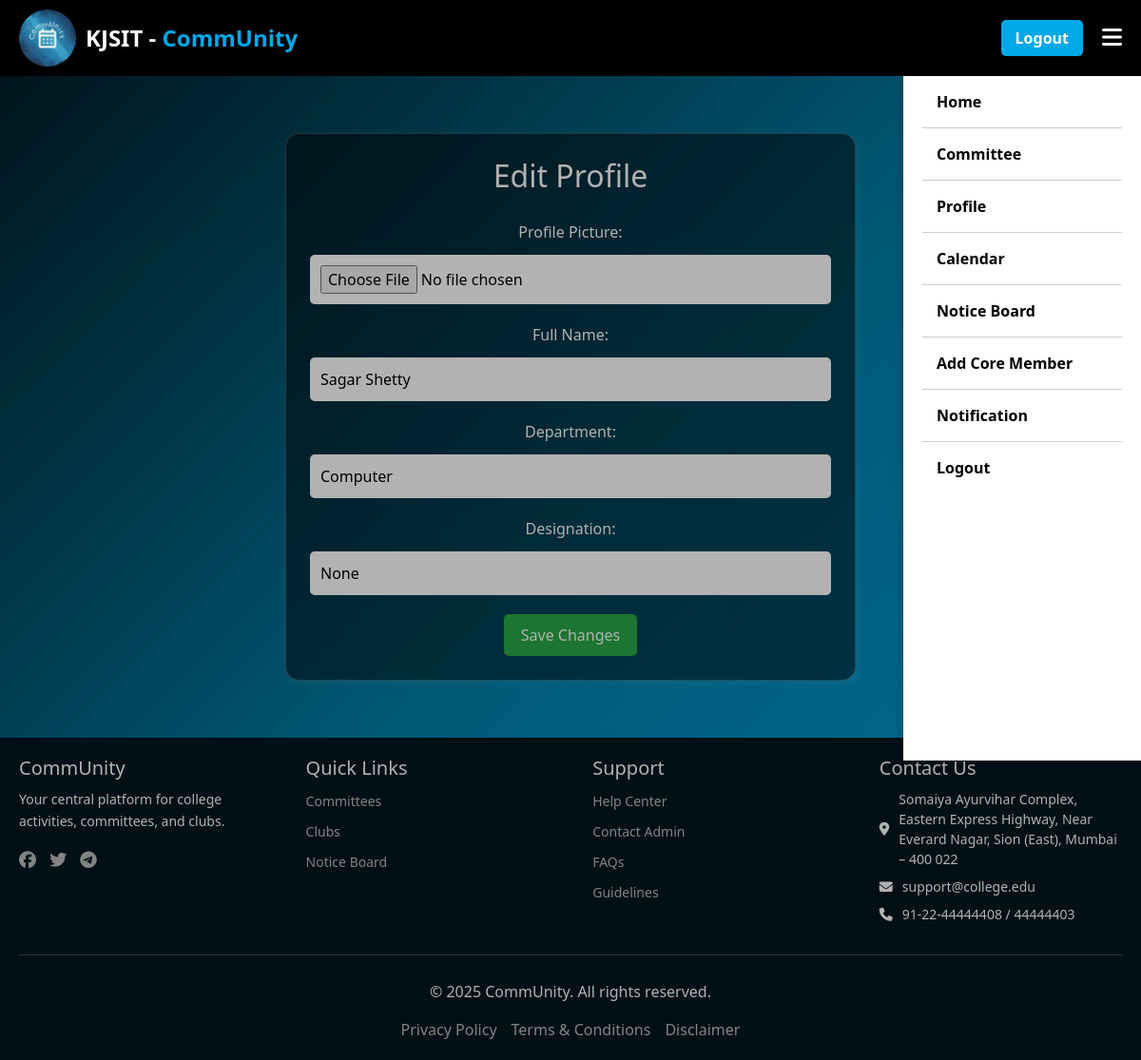
/edit_profile/ (signed in), run on an earlier commit of the app's database.
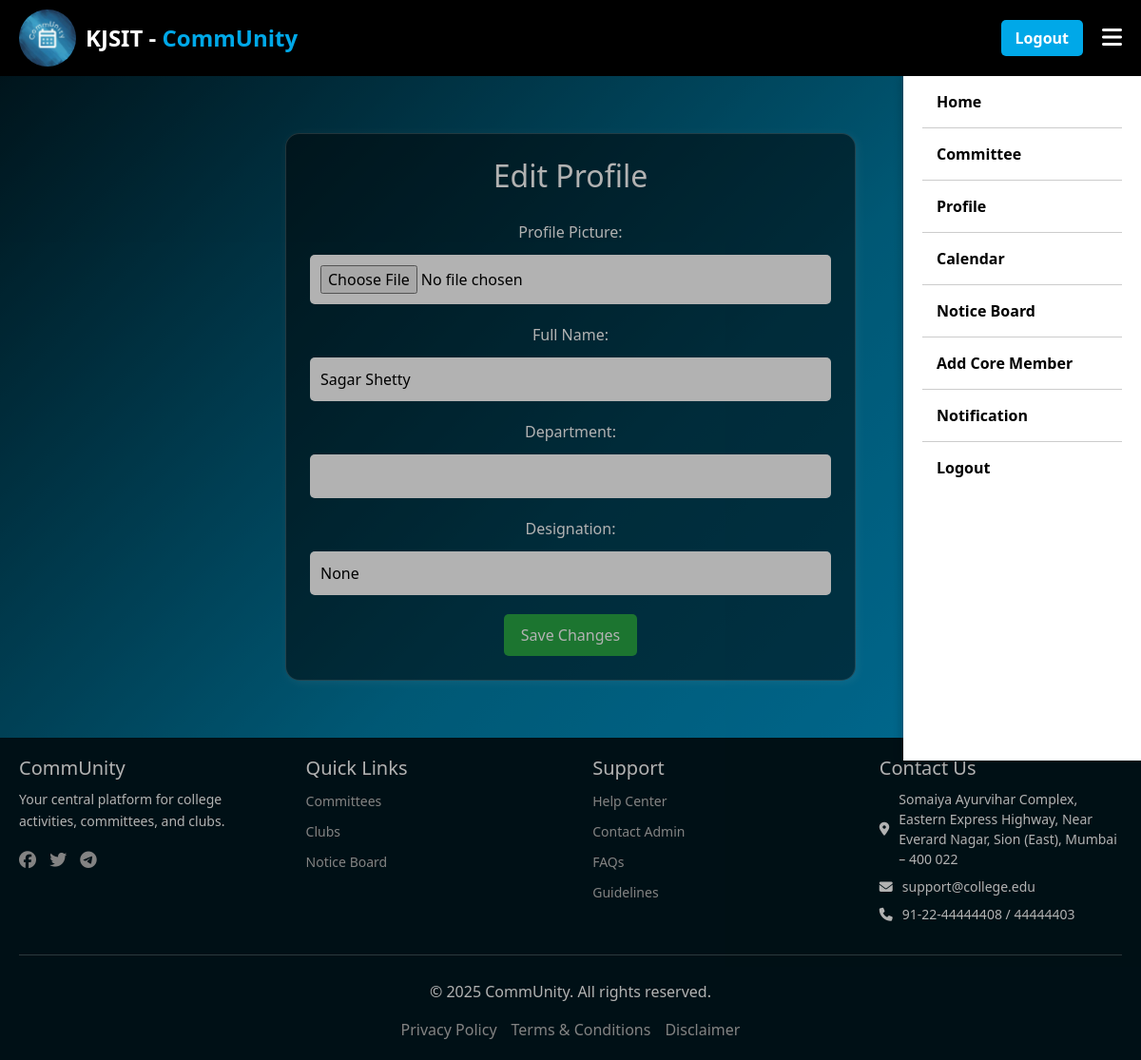
And on a later commit of the database.
### Login/models.py (models this page shows, shortened)
class UserProfile(models.Model):
    ROLE_CHOICES = (
        ('faculty', 'Faculty'),
        ('core_member', 'Core Member'),
        ('member', 'Member'),
        ('non_participating', 'Non Participating')
    )
    id = models.OneToOneField(settings.AUTH_USER_MODEL, on_delete=models.CASCADE, primary_key=True)
    ssv_id = models.IntegerField(null=True, blank=True, unique=True)  # New field
    full_name = models.CharField(max_length=255)
    role = models.CharField(max_length=20, choices=ROLE_CHOICES,default='non_participating')
    profile_picture = models.ImageField(upload_to='profile_pics/', default='profile_pics/default.jpg',null=True, blank=True)
    created_at = models.DateTimeField(auto_now_add=True)
    updated_at = models.DateTimeField(auto_now=True)
    preferences = models.JSONField(default=list,null=True,blank=True) # New field for preferences

### faculty/models.py (models this page shows, shortened)
class Faculty(models.Model):
    id = models.OneToOneField(UserProfile, on_delete=models.CASCADE, primary_key=True)
    department = models.CharField(max_length=100)
    designation = models.CharField(max_length=100,null=True,blank=True)
    locked_dates = models.JSONField(null=True,blank=True)
    permissions = models.JSONField(default=list,null=True,blank=True)

### Login/views.py (the view, shortened to what this page needs)
# urls.py: path('edit_profile/', views.edit_profile, name='edit_profile'),
def edit_profile(request):
    user = request.user
    user_profile = UserProfile.objects.get(id=user)
    faculty = None
    core_member = None
    member = None
    if user_profile.role == 'faculty':
        faculty = Faculty.objects.filter(id=user_profile).first()
    elif user_profile.role == 'core_member':
        core_member = CoreMember.objects.filter(id=user_profile).first()
    elif user_profile.role == 'member':
        member = Member.objects.filter(id=user_profile).first()
    context = {
        'user': user,
        'user_profile': user_profile,
        'faculty': faculty,
        'core_member': core_member,
        'member': member
    }
    return render(request, 'account/edit_profile.html', context)

### Login/templates/account/edit_profile.html (shortened to what this page needs)
{% extends "base.html" %}
{% block content %}
<div class="edit-profile-container">
    <h2>Edit Profile</h2>
    <form method="POST" enctype="multipart/form-data">
        <label for="profile_picture">Profile Picture:</label>
        <input type="file" name="profile_picture" id="profile_picture">
        <label for="full_name">Full Name:</label>
        <input type="text" name="full_name" id="full_name" value="{{ user_profile.full_name }}">
        {% if user_profile.role == "faculty" %}
            <label for="department">Department:</label>
            <input type="text" name="department" id="department" value="{{ faculty.department }}">
            <label for="designation">Designation:</label>
            <input type="text" name="designation" id="designation" value="{{ faculty.designation }}">
        {% elif user_profile.role == "core_member" %}
            <label for="club">Club:</label>
            <input type="text" name="club" id="club" value="{{ core_member.club }}">
            <label for="position">Position:</label>
            <input type="text" name="position" id="position" value="{{ core_member.position }}">
        {% elif user_profile.role == "member" %}
            <label for="club">Club:</label>
            <input type="text" name="club" id="club" value="{{ member.club }}">
            <label for="position">Position:</label>
            <input type="text" name="position" id="position" value="{{ member.position }}">
        {% endif %}
        <button type="submit" class="save-button">Save Changes</button>
    </form>
</div>
{% endblock content %}

### faculty/templates/base.html (shortened to what this page needs)
{% load static %}
<!DOCTYPE html>
<html lang="en">
<head>
    <link rel="stylesheet" href="{% static 'css/base.css' %}">
    <link href="https://cdn.jsdelivr.net/npm/bootstrap@5.3.2/dist/css/bootstrap.min.css" rel="stylesheet">
    <link rel="stylesheet" href="https://cdnjs.cloudflare.com/ajax/libs/font-awesome/6.5.1/css/all.min.css" />
</head>
<body>
    <header>
        <nav>
            <div class="logo-container">
                <img src="{% static 'images/logo.jpeg' %}" alt="CommUnity Logo" class="full-width-logo">
                <div class="logo">KJSIT - <span>CommUnity</span></div>
                <ul>
                    <li><a href="{% url 'account_logout' %}" class="logout-btn">Logout</a></li>
                </ul>
                <div>
                <i class="fas fa-bars sidebar-toggle"></i>
                </div>
            </div>
        </nav>
    </header>
    <div class="sidebar">
        <div>
            <a href="/faculty">Home</a>
            <a href="/faculty/committee">Committee</a>
            <a href="/faculty/profile">Profile</a>
            <a href="#">Calendar</a>
            <a href="#">Notice Board</a>
            <a href="/faculty/add_core_member">Add Core Member</a>
        </div>
        <div class="options">
            <a href="/faculty/approve_clubs">Notification</a>
            <a href="{% url 'account_logout' %}">Logout</a>
        </div>
    </div>
    <div class="content">
        {% block content %}{% endblock content %}
    </div>
    <footer>
        <div class="footer-container">
            <div class="footer-section">
                <h3>CommUnity</h3>
                <p>Your central platform for college activities, committees, and clubs.</p>
                <div class="social-icons">
                    <a href="#"><i class="fab fa-facebook"></i></a>
                    <a href="#"><i class="fab fa-twitter"></i></a>
                    <a href="#"><i class="fab fa-telegram"></i></a>
                </div>
            </div>
            <div class="footer-section">
                <h3>Quick Links</h3>
                <ul>
                    <li><a href="{% url 'committees_list' %}">Committees</a></li>
                    <li><a href="{% url 'club_list' %}">Clubs</a></li>
                    <li><a href="#notice-board">Notice Board</a></li>
                </ul>
            </div>
            <div class="footer-section">
                <h3>Support</h3>
                <ul>
                    <li><a href="#">Help Center</a></li>
                    <li><a href="#">Contact Admin</a></li>
                    <li><a href="#">FAQs</a></li>
                    <li><a href="#">Guidelines</a></li>
                </ul>
            </div>
            <div class="footer-section">
                <h3>Contact Us</h3>
                <ul class="contact-info">
                    <li><i class="fas fa-map-marker-alt"></i> Somaiya Ayurvihar Complex, Eastern Express Highway, Near Everard Nagar, Sion (East), Mumbai – 400 022</li>
                    <li><i class="fas fa-envelope"></i> support@college.edu</li>
                    <li><i class="fas fa-phone"></i> 91-22-44444408 / 44444403</li>
                </ul>
            </div>
        </div>
        <hr>
        <div class="footer-bottom">
            <p>© 2025 CommUnity. All rights reserved.</p>
            <div class="footer-links">
                <a href="https://www.somaiya.edu.in/en/privacy-policy" target="blank">Privacy Policy</a>
                <a href="https://www.somaiya.edu.in/en/terms-and-conditions" target="balnk">Terms &amp; Conditions</a>
                <a href="https://www.somaiya.edu.in/en/disclaimer" target="blank">Disclaimer</a>
            </div>
        </div>
    </footer>
</body>
</html>
</body>
</html>

### faculty/static/css/base.css (style rules this page uses)
html { scroll-behavior: smooth; }
body { height: 100%; margin: 0; font-family: Arial, sans-serif; display: flex; flex-direction: column; background: linear-gradient(135deg, #00171F, #007EA7, #00A8E8); color: #ffffff; background-size: cover; background-attachment: fixed; }
nav { display: flex; align-items: center; justify-content: space-between; padding: 10px 20px; background: black; position: fixed; width: 100%; z-index: 1000; top: 0; }
.logo-container { display: flex; align-items: center; flex-grow: 1; }
.full-width-logo { max-height: 60px; margin-right: 10px; border-radius: 50%; object-fit: cover; }
.logo { font-size: 24px; font-weight: bold; color: white; white-space: nowrap; flex-grow: 1; }
.logo span { color: #00A8E8; }
nav ul { display: flex; align-items: center; list-style: none; margin: 0; padding: 0; }
.logout-btn { padding: 8px 15px; background: #00A8E8; border-radius: 5px; color: white; text-decoration: none; font-weight: bold; margin: 20px; }
.sidebar-toggle { font-size: 24px; cursor: pointer; color: white; margin-left: auto; }
.sidebar { position: fixed; right: -300px; top: 80px; width: 250px; background: rgba(255, 255, 255, 1); box-shadow: -2px 0 10px rgba(0, 0, 0, 0.2); color: white; padding: 20px; transition: right 0.3s ease-in-out; z-index: 1001; padding-top: 0px; display: flex; flex-direction: column; align-items: stretch; overflow-y: auto; bottom: 0; height: auto; max-height: calc(100vh - 80px); }
.sidebar a { display: block; width: 100%; padding: 15px; text-decoration: none; color: black; font-weight: 600; border-bottom: 1px solid #ccc; text-align: left; }
.options a:last-child { border-bottom: none; }
.sidebar.active { right: 0; }
body.sidebar-active::before { content: ""; position: fixed; top: 0; left: 0; width: 100%; height: 100%; background: rgba(0, 0, 0, 0.3); z-index: 1000; }
.content { flex: 1; margin-top: 80px; padding: 20px; min-height: calc(100vh - 150px); display: flex; flex-direction: column; margin-left: 0 !important; }
footer { background: #00171F; color: #fff; padding: 20px; position: relative; width: 100%; bottom: 0; left: 0; margin-top: auto !important; margin-bottom: 0; }
.footer-container { display: flex; justify-content: space-between; flex-wrap: wrap; align-items: flex-start; }
.footer-section { width: 22%; }
.footer-section h3 { margin-bottom: 10px; font-size: 20px;; }
.footer-section ul { list-style: none; padding: 0; display: flex; flex-direction: column; gap: 8px; }
.footer-section ul li { margin: 0; }
.footer-section ul li a { color: #bbb; text-decoration: none; font-size: 14px; }
.footer-bottom { text-align: center; margin-top: 10px; padding-top: 10px; }
.footer-links { display: flex; justify-content: center; gap: 15px; }
.footer-links a { color: #bbb; text-decoration: none; }
.footer-section p { font-size: 14px; line-height: 1.6; }
.social-icons a { display: inline-block; margin-right: 10px; font-size: 18px; color: #bbb; }
.contact-info { display: flex; flex-direction: column; gap: 8px; }
.contact-info li { display: flex; align-items: center; font-size: 14px; }
.contact-info i { margin-right: 10px; }
hr { border: 0; height: 1px; background: #444; margin: 20px 0; }

### Login/templates/account/edit_profile.html (style rules this page uses)
.edit-profile-container { max-width: 600px; margin: 40px auto; padding: 25px; border: 1px solid rgba(255, 255, 255, 0.2); border-radius: 15px; box-shadow: 2px 2px 10px rgba(255, 255, 255, 0.1); background: rgba(0, 0, 0, 0.5); text-align: center; color: white; overflow: hidden; }
.edit-profile-container input, .edit-profile-container select { width: 100%; padding: 10px; margin: 12px 0 20px 0; border: 1px solid rgba(255, 255, 255, 0.3); background: white; color: black; border-radius: 5px; outline: none; transition: 0.3s ease-in-out; }
h2 { padding-bottom: 20px; }
.save-button { display: inline-block; padding: 10px 18px; background-color: #28a745; color: white; border: none; border-radius: 5px; cursor: pointer; font-size: 16px; transition: 0.3s; }

What changed in the data, as far as the page shows it:
changed Faculty "None": department "Computer" → (not shown)
